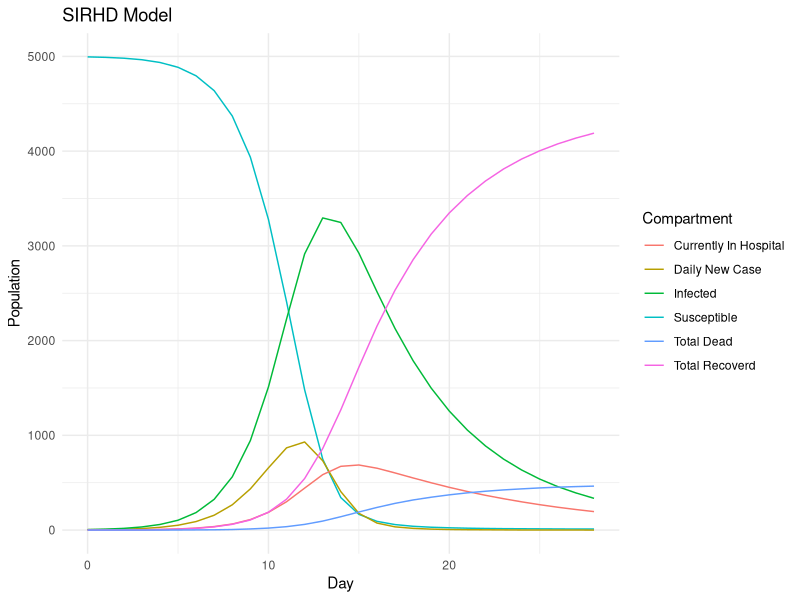

Write the R code that produced this figure.
## ---- chunk 1
knitr::opts_chunk$set(echo = FALSE, message = FALSE, warning = FALSE)
library(dplyr)
library(ggplot2)
## ---- chunk 2
model.data = function(N, beta, I.0, p, epsilon, theta, gamma, TimeH, TimeNH){
  I.rate = beta/N
  psi = 1/TimeH
  lambda = 1/TimeNH
  curr.day = 0
  S = p * N - I.0
  NS.0 = N - S - I.0
  NS = NS.0
  NewInfected = I.0
  Total.Hospital = 0
  Total.NonHospital = 0
  Total.Infected = NewInfected + Total.Hospital + Total.NonHospital
  Total.Infective = NewInfected + Total.NonHospital
  Hospital.Recovered = 0
  NonHospital.Recovered = 0
  Hospital.Dead = 0
  NonHospital.Dead = 0
  Total.Recovered = Hospital.Recovered + NonHospital.Recovered
  Total.Dead = Hospital.Dead + NonHospital.Dead
  Pop = S + NS + Total.Infected + Total.Dead
  
  # If you want a full table like the excel, uncomment all lines in the df below
  df = data_frame(Day = curr.day,
                  Susceptible = S,
                  Non.Susceptible = NS,
                  Daily.New.Case = NewInfected,
                  Total.In.Hospital = Total.Hospital,
                  # Total.NonHospital = Total.NonHospital,
                  Infected = Total.Infected,
                  # Total.Infective = Total.Infective,
                  # Recovered.In.Hospital = Hospital.Recovered,
                  # Dead.In.Hospital = Hospital.Dead,
                  Total.Recovered = Total.Recovered,
                  Total.Dead = Total.Dead)
  
  # Watch the disease until it ends (daily new case = 0) or at max 200 days
  while(NewInfected * S > 0 & curr.day < 200){
    curr.day = curr.day + 1
    
    # Number of individuals recovered from the infected in hospital (previous day)
    Hospital.Recovered = Hospital.Recovered + round(theta * round(Total.Hospital * psi))
    Hospital.Dead = Hospital.Dead + round(Total.Hospital * psi) - round(theta * round(Total.Hospital * psi))
    
    # Number of individuals dead from the infected in hospital (previous day)
    NonHospital.Recovered = NonHospital.Recovered + round(gamma * round(Total.NonHospital * lambda))
    NonHospital.Dead = NonHospital.Dead + round(Total.NonHospital * lambda) - round(gamma * round(Total.NonHospital * lambda))
    
    # Total number of recovered or dead so far (cumulative)
    Total.Recovered = Hospital.Recovered + NonHospital.Recovered
    Total.Dead = Hospital.Dead + NonHospital.Dead
    
    # Number of individuals hospitalized from the infected in the previous day
    Total.Hospital = round(NewInfected * epsilon) + Total.Hospital - round(Total.Hospital * psi)
    Total.NonHospital = NewInfected - round(NewInfected * epsilon) + Total.NonHospital - round(Total.NonHospital * lambda)
    
    # Newly infected case today and total actively infected so far
    NewInfected = round(I.rate * S * Total.Infective)
    Total.Infected = NewInfected + Total.Hospital + Total.NonHospital
    
    # Susceptible population left
    S = S - NewInfected
    
    # Current non-susceptible group
    NS = NS.0 + Total.Recovered
    
    # Infective group that can spread the disease the next day
    Total.Infective = NewInfected + Total.NonHospital
    
    # Confirm population
    Pop = S + NS + Total.Infected + Total.Dead
    
    # If you want a full table like the excel, uncomment this
    # data = c(curr.day, S, NS, NewInfected, Total.Hospital, Total.NonHospital, Total.Infected, Total.Infective, Hospital.Recovered, Hospital.Dead, Total.Recovered, Total.Dead, Pop)
    data = c(curr.day, S, NS, NewInfected, Total.Hospital, Total.Infected, Total.Recovered, Total.Dead)
    df = rbind(df, data)
  }
  return(df)
}

model.plot = function(data){
  p = ggplot(data  = data, aes(x = Day)) +
        geom_line(aes(y = Susceptible, color = "Susceptible")) +
        geom_line(aes(y = Daily.New.Case, color = "Daily New Case")) +
        geom_line(aes(y = Infected, color = "Infected")) +
        geom_line(aes(y = Total.In.Hospital, color = "Currently In Hospital")) +
        geom_line(aes(y = Total.Recovered, color = "Total Recoverd")) +
        geom_line(aes(y = Total.Dead, color = "Total Dead")) +
        scale_color_discrete(name = "Compartment") +
        labs(y = "Population", title = "SIRHD Model") + 
        theme_minimal()
  return(p)
}

model.info = function(data){
  Last.Day = nrow(data)
  Status = ifelse(data[Last.Day,]$Daily.New.Case == 0, "Ended", "Going")
  Total.Death = data[Last.Day,]$Total.Dead
  Total.Infected = sum(data$Infected)
  Max.New.Case = max(data$Daily.New.Case)
  Peak.Day.New.Case = data[data$Daily.New.Case == Max.New.Case,]$Day
  Max.In.Hospital = max(data$Total.In.Hospital)
  Peak.Day.Hospital= data[data$Total.In.Hospital == Max.In.Hospital,]$Day
  info = c(Last.Day, Status, Total.Death, Total.Infected, Max.New.Case, Peak.Day.New.Case, Max.In.Hospital, Peak.Day.Hospital)
  return(info)
}

# Confirm the model by calculating that all compartments sum to population at any day
model.confirm = function(data){
  data$Pop = data$S + data$NS + data$Total.Infected + data$Total.Dead
  return(data)
}

SIRHD.model = function(N, beta, I.0, p, epsilon, theta, gamma, TimeH, TimeNH){
  param = c(N, beta/N, epsilon, theta, gamma, TimeH, TimeNH)
  data = model.data(N, beta, I.0, p, epsilon, theta, gamma, TimeH, TimeNH)
  plot = model.plot(data)
  result_info = model.info(data)
  info = c(param, result_info)
  return(list(data,plot,info))
}
# test.model = SIRHD.model(10000, 2, 5, 0.5, 0.8, 0.9, 0.9, 10, 5)
## ---- chunk 3
test.model = SIRHD.model(10000, 2, 5, 0.5, 0.2, 0.9, 0.9, 10, 5)
test.model[[1]]
test.model[[2]]
model.summary = cbind(c("Population", "TransmissionRate", "HospitalizationRate", "HospitalizedRecoveryRate", "NonHospitalizedRecoveryRate", "HospitalizationTime", "InfectionTime"), test.model[[3]][1:7], c("LastDay", "Status", "TotalDeath", "TotalInfected", "MaxNewCase", "PeakDayNewCase", "MaxInHospital", "PeakDayHospital"), test.model[[3]][8:15])
model.summary = as.data.frame(model.summary)
colnames(model.summary) = c("Parameter", "Value", "Result", "Value")
model.summary
## ---- chunk 4
I.0 = 5
S.rate = 0.5

# List of Explanatory Variables:
Pop.Lst = c(10000, 100000, 1000000)
Beta.Lst = c(2,4)
Hrate.Lst = c(0.05, 0.1, 0.15)
RrateH.Lst = c(0.9, 0.95)
RrateNH.Lst = c(0.9, 0.95)
TimeH.Lst = c(10, 15)
TimeNH.Lst = c(1, 5)

#Pop.Lst, Beta.Lst, Hrate.Lst, RrateH.Lst, RrateNH.Lst, TimeH.Lst, TimeNH.Lst
result_table = data.frame()
for(N in Pop.Lst){
  for(b in Beta.Lst){
    for(hr in Hrate.Lst){
      for(rrh in RrateH.Lst){
        for(rrnh in RrateNH.Lst){
          for(th in TimeH.Lst){
            for(tnh in TimeNH.Lst){
              model = SIRHD.model(N, b, I.0, S.rate, hr, rrh, rrnh, th, tnh)
              result_table = rbind(result_table, model[[3]], stringsAsFactors = FALSE)
            }
          }
        }
      }
    }
  }
}
colnames(result_table) = c("Population", "TransmissionRate", "HospitalizationRate", "HospitalizedRecoveryRate", "NonHospitalizedRecoveryRate", "HospitalizationTime", "InfectionTime", "LastDay", "Status", "TotalDeath", "TotalInfected", "MaxNewCase", "PeakDayNewCase", "MaxInHospital", "PeakDayHospital")
result_table[1:7] = as.data.frame(sapply(result_table[1:7], as.numeric))
result_table[1:7] = format(result_table[1:7], scientific = FALSE)
result_table[c(1:7,9)] = as.data.frame(sapply(result_table[c(1:7,9)], as.factor))
result_table[c(8,10:15)] = as.data.frame(sapply(result_table[c(8,10:15)], as.numeric))

numericPop = as.numeric(as.character(result_table$Population))

result_table$DeathProportion = result_table$TotalDeath / numericPop
result_table$InfectedProportion = result_table$TotalInfected / numericPop
result_table$MaxCaseProportion = result_table$MaxNewCase / numericPop
result_table$MaxHospitalProportion = result_table$MaxInHospital / numericPop
## ---- chunk 5
Death.Anova = aov(DeathProportion ~ Population + TransmissionRate + HospitalizationRate + HospitalizedRecoveryRate + NonHospitalizedRecoveryRate + HospitalizationTime + InfectionTime, data = result_table) 
summary(Death.Anova)
## ---- chunk 6
Infected.Anova = aov(InfectedProportion ~ Population + TransmissionRate + HospitalizationRate + HospitalizedRecoveryRate + NonHospitalizedRecoveryRate + HospitalizationTime + InfectionTime, data = result_table)
summary(Infected.Anova)
## ---- chunk 7
NewCase.Anova = aov(MaxCaseProportion ~ Population + TransmissionRate + HospitalizationRate + HospitalizedRecoveryRate + NonHospitalizedRecoveryRate + HospitalizationTime + InfectionTime, data = result_table)
summary(NewCase.Anova)
## ---- chunk 8
PeakDay.Anova = aov(PeakDayNewCase ~ Population + TransmissionRate + HospitalizationRate + HospitalizedRecoveryRate + NonHospitalizedRecoveryRate + HospitalizationTime + InfectionTime, data = result_table)
summary(PeakDay.Anova)
## ---- chunk 9
Hospital.Anova = aov(MaxHospitalProportion ~ Population + TransmissionRate + HospitalizationRate + HospitalizedRecoveryRate + NonHospitalizedRecoveryRate + HospitalizationTime + InfectionTime, data = result_table)
summary(Hospital.Anova)
## ---- chunk 10
PeakDayH.Anova = aov(PeakDayHospital ~ Population + TransmissionRate + HospitalizationRate + HospitalizedRecoveryRate + NonHospitalizedRecoveryRate + HospitalizationTime + InfectionTime, data = result_table)
summary(PeakDayH.Anova)
